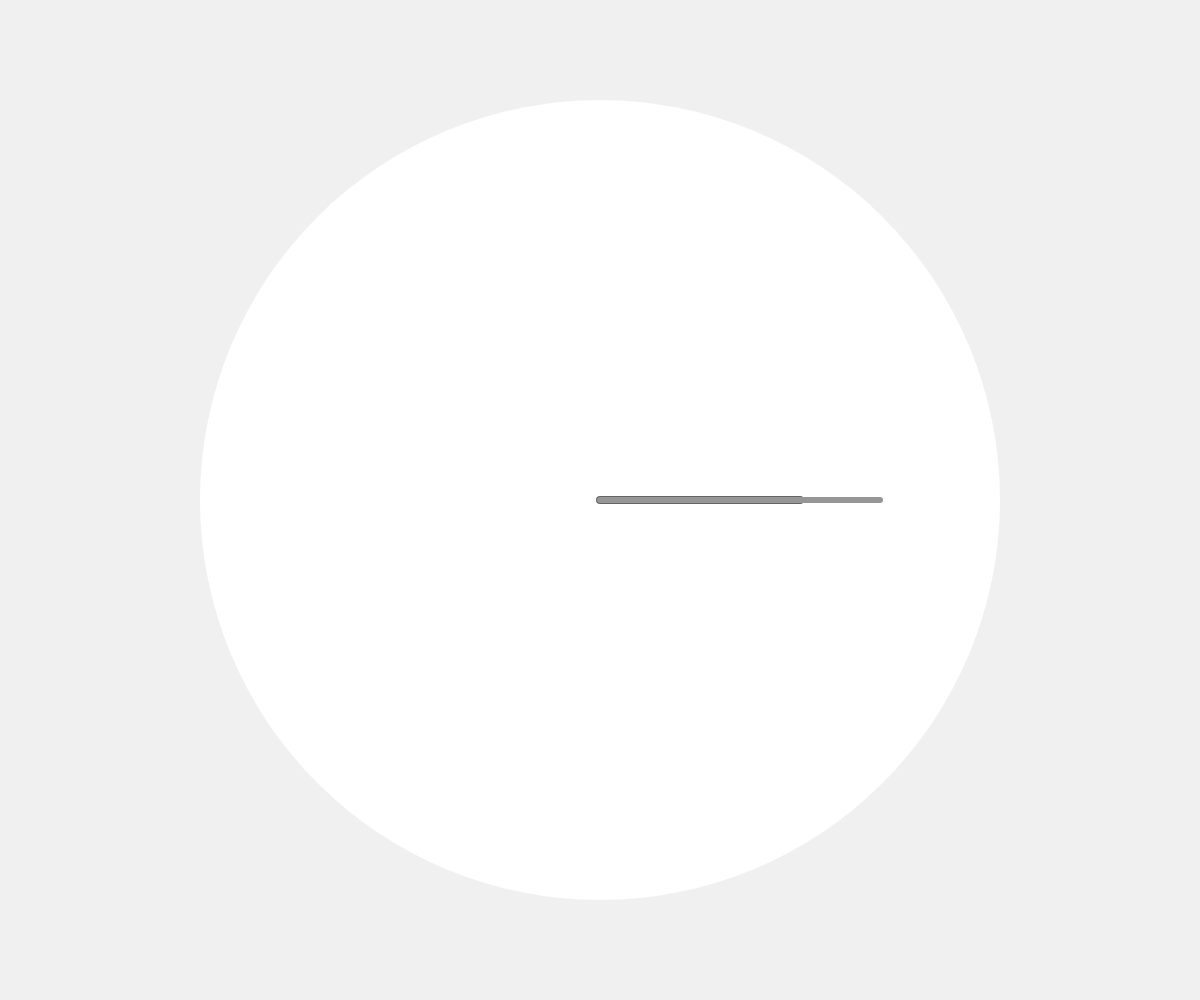
Frame 1 (no input)
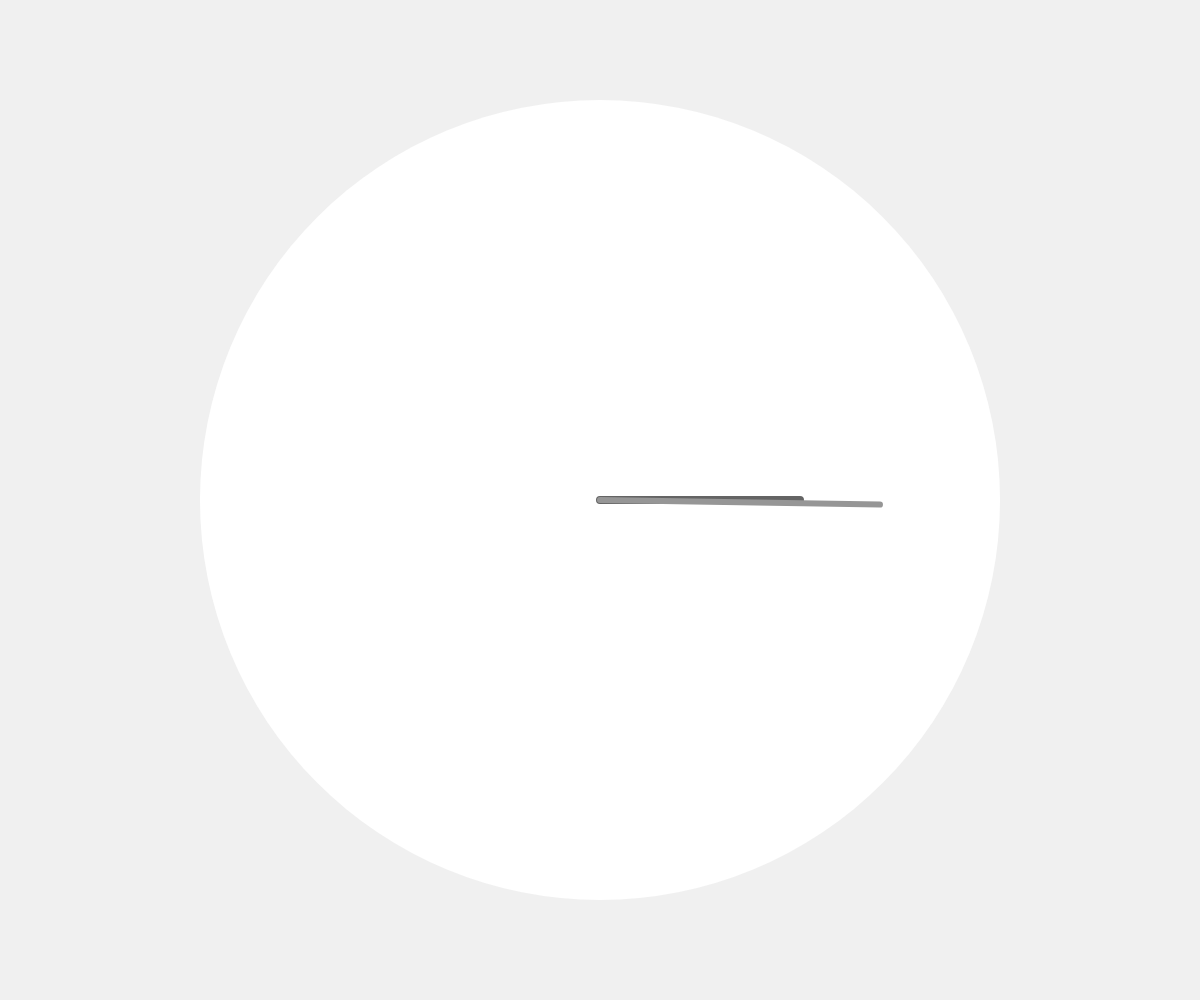
Frame 60 (no input)
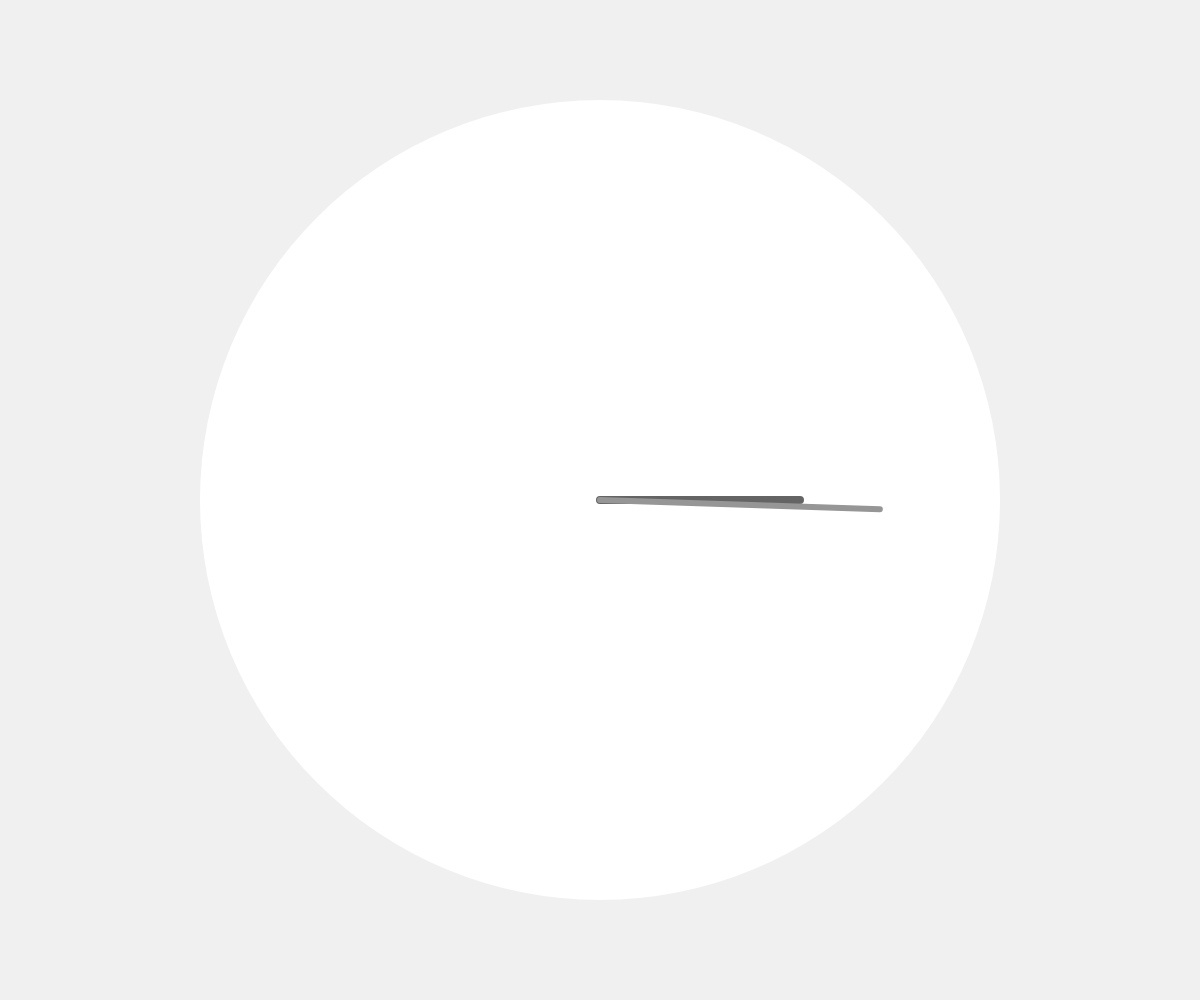
Frame 120 (the mouse pressed at the canvas centre since frame 60)

The p5.js sketch that drew these frames (run headless with seeded random() and noise() and a simulated clock; from frame 60 on, the mouse is pressed at the canvas centre):

// p5.js sketch
// ── sketch.js
let hourHand, minuteHand;
let clockRadius;

function setup() {
  createCanvas(windowWidth, windowHeight);
  clockRadius = min(width, height) * 0.4;
  // Initialize hand positions to 12:00
  hourHand = { angle: 0 };
  minuteHand = { angle: 0 };
}

function draw() {
  background(240);
  
  // Center of the canvas
  const centerX = width / 2;
  const centerY = height / 2;
  
  // Draw clock face
  noStroke();
  fill(255);
  ellipse(centerX, centerY, clockRadius * 2, clockRadius * 2);
  
  // Draw metallic hands
  strokeWeight(8);
  stroke(100);
  line(centerX, centerY, 
       centerX + cos(hourHand.angle) * clockRadius * 0.5,
       centerY + sin(hourHand.angle) * clockRadius * 0.5);
  
  strokeWeight(6);
  stroke(150);
  line(centerX, centerY, 
       centerX + cos(minuteHand.angle) * clockRadius * 0.7,
       centerY + sin(minuteHand.angle) * clockRadius * 0.7);
  
  // Update angles for smooth motion
  const seconds = millis() / 1000;
  hourHand.angle = (seconds / 43200) % (TWO_PI); // 12 hours = 43200 seconds
  minuteHand.angle = (seconds / 60) % (TWO_PI); // 1 minute = 60 seconds
}

function windowResized() {
  resizeCanvas(windowWidth, windowHeight);
}
